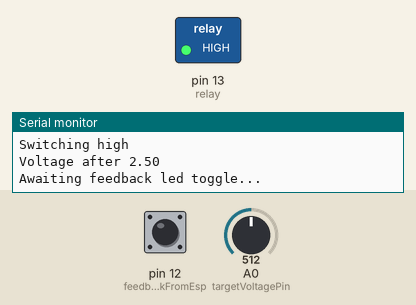
This sketch was run on a simulated Arduino Uno, built with avr-gcc and run on an emulated ATmega328P. Parts: switched loads named in the sketch (green lamp = pin HIGH), the last lines printed to the serial monitor. The inputs (shaded band) are chosen by the test bench; at power-on: pin 12 (feedbackFromEsp) LOW, A0 (targetVoltagePin) = 512.

Above: at 1.2 s.
1.3 s: pin 12 (feedbackFromEsp) pulsed HIGH 2 times (0.12 s each, 0.3 s apart)
At 10.05 s:
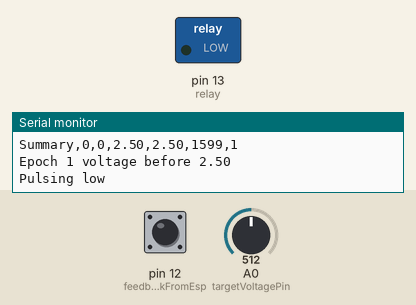
Timing chart, 0 to 11.5 s (numbered marks = the images above; inputs shaded):
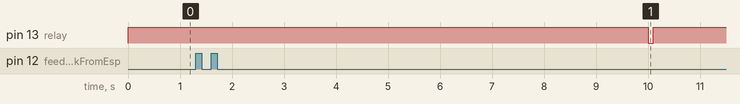

Measured:
- after the input at 1.3 s, pin 13 (relay): HIGH → LOW after 8.7 s, → HIGH 0.10 s later

The sketch:

reset-relay.ino
```cpp
/**
 * Target: Arduino Uno
 *
 * Tests our smart button battery performance by simulating lots of presses.
 *
 * A relay module replaces the pushbutton (on pin 13)
 * the program below cycles between short and long press and release.
 *
 * Meanwhile, the voltage on pin A0  and the ESP8266 module's LED on pin 12
 * are monitored. These are logged to the serial port.
 *
 * Over the course of a few hours (or days) we expect to see the battery
 * voltage drop until the module stops functioning.
 *
 * Results can be logged from a PC with minicom, e.g.
 *     minicom -C acm0log.txt -D /dev/ttyACM0 -b 115200
 */

const int relay = 13;
const int feedbackFromEsp = 12;
const int targetVoltagePin = 0;

long lastRunEpoch = -1;
const long epochLengthMillis = 10*1000;

void setup() {
  pinMode(relay, OUTPUT);
  pinMode(feedbackFromEsp, INPUT);

  Serial.begin(115200);
  Serial.println();
}

void loop() {
  unsigned long startTime = millis();
  int thisEpoch = startTime/epochLengthMillis;

  if (thisEpoch > lastRunEpoch) {
    performTest(thisEpoch, startTime);
    lastRunEpoch = thisEpoch;
  }
}

void performTest(int thisEpoch, unsigned long timeMillis) {
  float analogBefore = analogRead(targetVoltagePin) * 5.0 / 1024.0;

  Serial.println(String("Epoch ") + thisEpoch + " voltage before " + analogBefore);

  switch (thisEpoch % 4) {
    case 0:
      Serial.println("Switching high");
      digitalWrite(relay, HIGH);
      break;
    case 1:
      Serial.println("Pulsing low");
      digitalWrite(relay, LOW);
      delay(100);
      digitalWrite(relay, HIGH);
      break;
    case 2:
      Serial.println("Switching low");
      digitalWrite(relay, LOW);
      break;
    case 3:
      Serial.println("Pulsing high");
      digitalWrite(relay, HIGH);
      delay(100);
      digitalWrite(relay, LOW);
      break;
  }

  delay(100); // Allow time to boot & really put a load on the power supply.
  float analogAfter = analogRead(targetVoltagePin) * 5.0 / 1024.0;
  Serial.println(String("Voltage after ") + analogAfter);

  bool success = awaitLedFeedback();
  unsigned long awakeDuration = millis()-timeMillis;

  Serial.println(String("Summary,") + thisEpoch + "," + timeMillis
        + "," + analogBefore + "," + analogAfter + "," + awakeDuration
        + "," + success + "\n");
}

bool awaitLedFeedback() {
  Serial.print("Awaiting feedback led toggle...");
  bool sawToggles = (awaitLedValueOrTime(LOW)
      && awaitLedValueOrTime(HIGH)
      && awaitLedValueOrTime(LOW)
      && awaitLedValueOrTime(HIGH));
  if (sawToggles) {
    Serial.println(" OK");
    return true;
  } else {
    Serial.println(" not seen. Continuing.");
    return false;
  }
}

bool awaitLedValueOrTime(bool waitFor) {
  uint32_t i=0;
  while (true) {
    if (digitalRead(feedbackFromEsp) == waitFor) {
      return true;
    }
    if (i++ >= 60000) {
      return false;
    }
    delay(1);
  }
}
```
